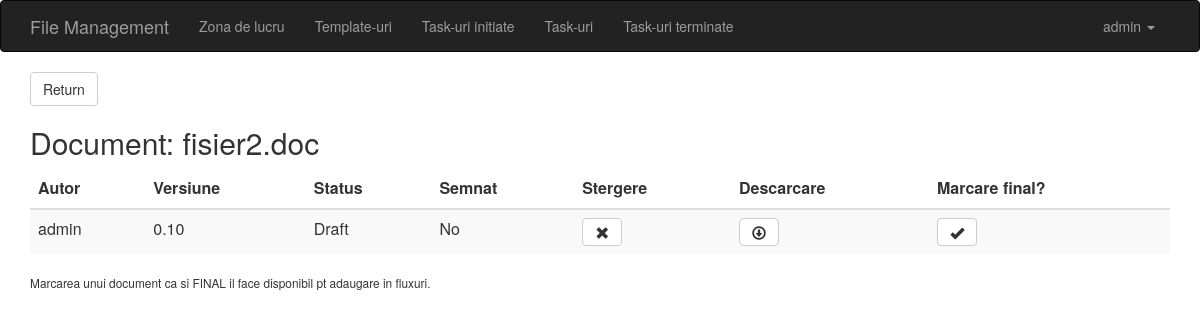
/documents/21/view (signed in), run on the app's committed database.
### documents/models.py (models this page shows, shortened)
class Document(models.Model):
    docfile = models.FileField(upload_to='documents/%Y/%m/%d/')
    filename = models.CharField(max_length=100, null=True, blank=True)
    author = models.ForeignKey(User, related_name='documents', null=True, blank=True)
    created_on = models.DateTimeField(blank=False, default=now)
    last_modified = models.DateTimeField(blank=False, default=now)
    abstract = models.CharField(max_length=100, null=True, blank=True)
    keywords = models.CharField(max_length=100, null=True, blank=True)
    status = models.IntegerField(
        choices=DocumentState.CHOICES, default=DocumentState.DRAFT)
    version = models.FloatField(null=False, blank=False, default=0.1)
    signed = models.BooleanField(null=False, blank=False, default=False)
    stale = models.BooleanField(null=False, blank=False, default=False)
    stale_on = models.DateTimeField(null=True, blank=True)
    def file_link(self):
        if self.docfile:
            return "<a download href='%s'>download</a>" % (self.docfile.url,)
        else:
            return "No attachment"
    file_link.allow_tags = True

### documents/views.py (the view)
# urls.py: url(r'^(?P<pk>\d+)/view', views.DocumentDetailView.as_view(), name='document_detail'),
class DocumentDetailView(DetailView):
    model = Document
    template_name = 'document_detail.html'
    def get_queryset(self):
        current_user_docs = Document.objects.all()
        current_doc = current_user_docs.filter(pk=self.kwargs.get(self.pk_url_kwarg)).first()
        return current_user_docs.filter(filename=current_doc.filename)
    def get_context_data(self, **kwargs):
        context = super(DocumentDetailView, self).get_context_data(**kwargs)
        context['documents'] = self.get_queryset()
        context['doc_name'] = context['documents'].first().filename
        return context

### user/context_processors/role_types.py (called while the page is built)
def user_roles(request):
    return {
        'READER': UserRoles.READER,
        'CONTRIBUTOR': UserRoles.CONTRIBUTOR,
        'MANAGEMENT': UserRoles.MANAGEMENT,
        'ADMIN': UserRoles.ADMIN,
    }

### documents/templates/document_detail.html
{% extends "base.html" %}
{% block content %}
<a href="{% url 'workspace' %}" class="btn btn-default">
    Return
</a>
{% if documents %}
<h2>Document: {{doc_name}}</h2>
<table class="table table-striped">
        <thead>
            <tr>
                <th>Autor</th>
                <th>Versiune</th>
                <th>Status</th>
                <th>Semnat</th>
                {% if request.user.profile.role > 1 %}
                <th>Stergere</th>
                {% endif %}
                <th>Descarcare</th>
                <th>Marcare final?</th>
            </tr>
        </thead>
        <tbody>
        {% for req in documents %}
            {% if req.author == request.user and req.status < 3 %}
            <tr>
                <td> {{ req.author }}</td>
                <td> {{ req.version|floatformat:2 }}</td>
                <td> {{ req.get_status_display }} </td>
                <td> {{ req.signed|yesno:"Yes,No" }}</td>
                <td>
                    {% if request.user.profile.role > 1 %}
                      {% if request.user.username == req.author.username %}
                      <a class="btn btn-m btn-default btn-icon" href="{% url 'remove_document' pk=req.id %}"
                       title="Remove document">
                      <span class="glyphicon glyphicon-remove" aria-hidden="true"></span>
                      {% endif %}
                    {% endif %}
                </a>
              </td>
              <td>
                <a class="btn btn-m btn-default btn-icon" href="{% url 'download' pk=req.id %}"
                 title="Download document">
                <span class="glyphicon glyphicon-download" aria-hidden="true"></span>
                </a>
              </td>
              <td>
                 {% if req.status == 0 %}
                <a class="btn btn-m btn-default btn-icon" href="{% url 'make_final' pk=req.id %}"
                 title="Make document final">
                <span class="glyphicon glyphicon-ok" aria-hidden="true"></span>
                    {% else %}
                        Document incompatibil.
                    {% endif %}
                </a>
              </td>
            </tr>
            {% endif %}
        {% endfor %}
        </tbody>
</table>
<p><small>Marcarea unui document ca si FINAL il face disponibil pt adaugare in fluxuri.</small></p>
{% else %}
  <p>No documents uploaded yet.</p>
{% endif %}
{% endblock %}

### file_management/templates/navbar.html (shortened to what this page needs)
<nav class="navbar navbar-default navbar-inverse">
  <div class="container">
    <div class="navbar-header">
      <a class="navbar-brand" href="{% url 'home' %}">File Management</a>
    </div>
    <div id="navbar" class="navbar-collapse collapse">
        <ul class="nav navbar-nav">
          <li>
              <a href="{% url 'workspace' %}">Zona de lucru</a>
          </li>
            <li>
                <a href="{% url 'template_list' %}">Template-uri</a>
            </li>
          <li>
              <a href="{% url 'init_tasks' %}">Task-uri initiate</a>
          </li>
          <li>
              <a href="{% url 'current_tasks' %}">Task-uri</a>
          </li>
          <li>
              <a href="{% url 'fin_tasks' %}">Task-uri terminate</a>
          </li>
        </ul>
        <ul class="nav navbar-nav navbar-right">
            <li class="dropdown">
                <a href="#" class="dropdown-toggle" data-toggle="dropdown" role="button" aria-haspopup="true"
                    aria-expanded="false"> {{ user.username }}
                    <span class="caret"></span>
                </a>
            </li>
        </ul>
    </div>
  </div>
</nav>

### data on the page
Document: filename "fisier2.doc", author "admin", version "0.10", status "Draft", signed "No"

### other printed values
{{ user.username }} "admin"
